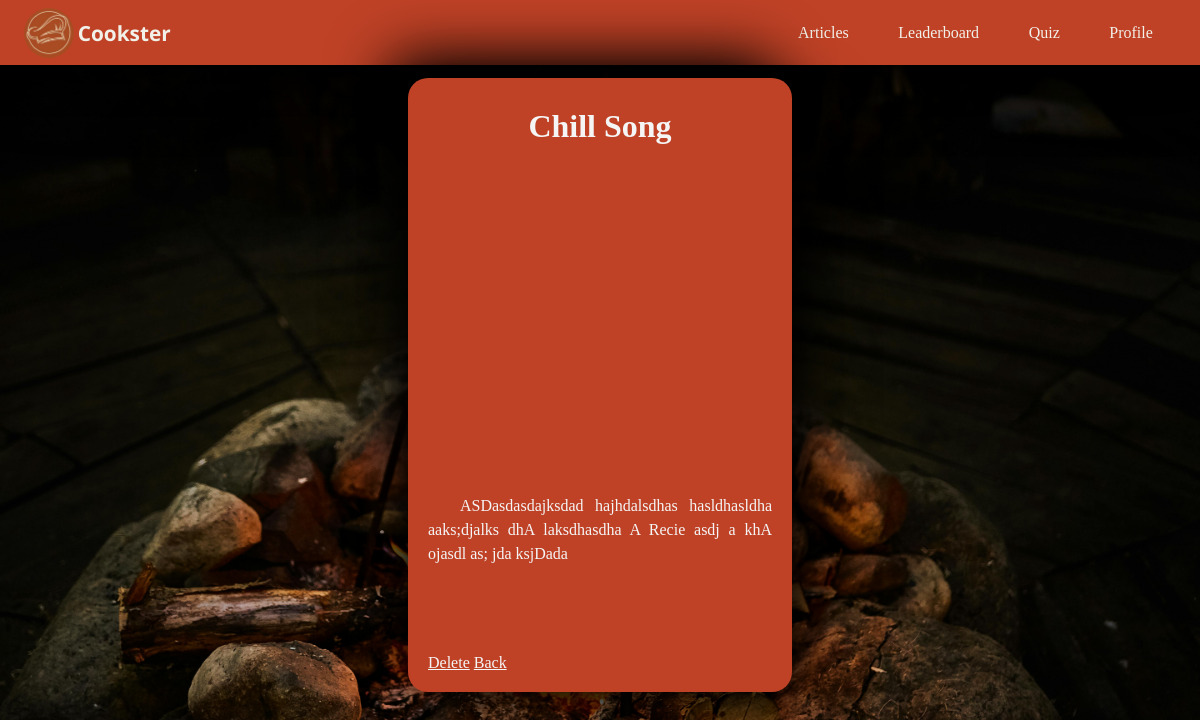
The app's page /main/articles/article.php?id=8 with its own data.
### tables this page shows
CREATE TABLE `articles` (
  `id` int(11) NOT NULL,
  `title` varchar(50) NOT NULL,
  `video` text NOT NULL,
  `content` text NOT NULL,
  `difficulty` varchar(20) NOT NULL
);

### main/articles/article.php (the view, shortened to what this page needs)
<?php
    require_once("../db_conn.php");
    if(isset($_GET['id'])) {
        $id = (isset($_GET['id'])) ? $_GET['id'] : "id not set";
    }
    $sqlSelectionContent = "SELECT * FROM articles WHERE id = '$id' ";
    $results = mysqli_query($conn, $sqlSelectionContent);
    $title = "";
    $video = "";
    $content = "";
    if(mysqli_num_rows($results) > 0) {
        while($row = mysqli_fetch_assoc($results)) {
            $title = $row['title'];
            $video = $row['video'];
            $content = $row['content'];
        }
    } else {
        echo "No results";
    }
?>
<!DOCTYPE html>
<html lang="en">
<head>
    <link rel="stylesheet" href="../../styles/css/articles-article.css">
</head>
<body>
    <header>
        <?php include "../components/logged-in-nav.php"?>
    </header>
    <main>
        <div id="article-container">
            <h1><?= $title ?></h1>
            <?= $video ?>
            <article>
            <div class="flexer">
                <?php
                    $paragraphs = explode("~`~`~", $content);
                    foreach($paragraphs as $paragraph) {
                        ?>
                            <p> <?= $paragraph?></p>
                        <?php
                    }
                ?>
                  </div>
            </article>
            <a href="delete_article.php?id=<?= $id ?>">Delete</a>
            <a href="index.php">Back</a>
        </div>
    </main>
</body>
</html>

### styles/css/articles-article.css (style rules this page uses)
* { margin: 0; box-sizing: border-box; color: whitesmoke; }
.flexer { display: flex; flex-direction: column; height: 10em; overflow-y: auto; }
body { background-image: url("../../assets/background/image-background-articles-article.jpg"); background-size: cover; background-repeat: no-repeat; }
body main { display: flex; justify-content: center; align-items: center; height: 80vh; }
body main h1, body main iframe { margin: 10px; }
body main h1 { text-align: center; }
body main #article-container { background-color: #BF4226; max-width: 32%; padding: 20px; border-radius: 20px; box-shadow: 20px 20px 60px black, -20px -20px 60px black; }
body main #article-container p { max-width: 100%; text-align: justify; line-height: 1.5em; font-size: 1em; text-indent: 2em; border-radius: 20px; margin-bottom: 20px; }

### records on screen
articles: title "Chill Song", content "ASDasdasdajksdad hajhdalsdhas hasldhasldha aaks;djalks dhA laksdhasdha A Recie asdj a khA ojasdl as; jda ksjDada"
